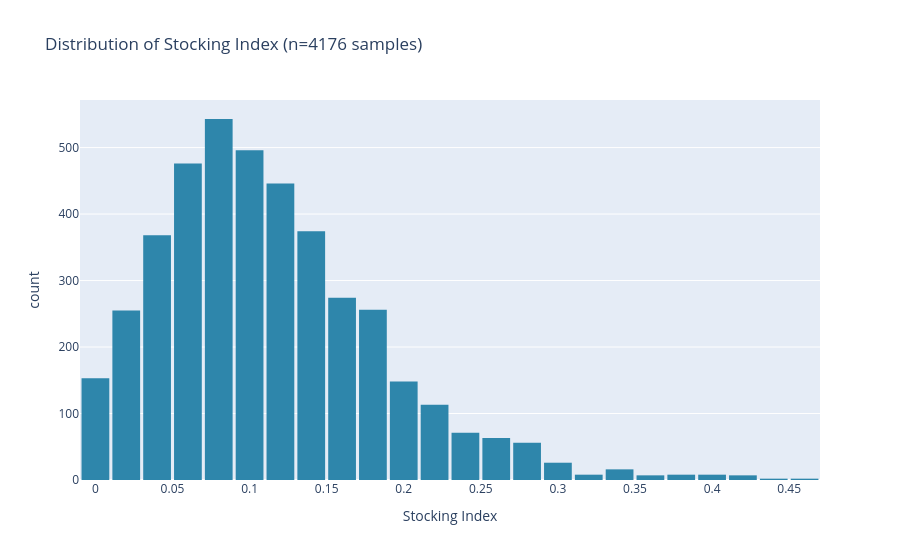

Write notebook code for a chart like this one.
### Code cell
# %%
# ============================================================================
# A15: STOCKING INDEX DENSITY CALCULATION (VM0047 COMPLIANT)
# ----------------------------------------------------------------------------
# Methodology:
#   Stocking Index (SI) = (NDVI_pixel - NDVI_bare) / (NDVI_forest - NDVI_bare)
#   Derived from Sentinel-2 NDVI (10 m, pre‑project year 2023).
#   Values < 0.3 are considered non‑forest (eligible under ARR).
# Outputs:
#   - Statistical summary
#   - Area distribution table
#   - Histogram
#   - Interactive classified map (may take a few seconds to load)
# ============================================================================

import ee
import geemap
import pandas as pd
import numpy as np
import plotly.express as px
import plotly.graph_objects as go
from scipy import stats
import warnings
warnings.filterwarnings('ignore')

# Initialize Earth Engine
try:
    ee.Initialize()
except:
    ee.Authenticate()
    ee.Initialize()

# ----------------------------------------------------------------------------
# 1. LOAD PROJECT AOI
# ----------------------------------------------------------------------------
print("📌 Loading project AOI...")
aoi_asset = "projects/ee-clivedcosta/assets/Lot4sbd"
roi = ee.FeatureCollection(aoi_asset)
geometry = roi.geometry()

# ----------------------------------------------------------------------------
# 2. METHODOLOGY STATEMENT
# ----------------------------------------------------------------------------
print("\n" + "="*70)
print("📄 METHODOLOGY STATEMENT")
print("="*70)
print("""
Stocking Index (SI) was derived using Sentinel‑2 surface reflectance imagery 
(10 m resolution) for the pre‑project period (January–December 2023). 
Cloud‑masked images were used to compute median NDVI. 
SI was calculated as:

    SI = (NDVI_pixel - NDVI_bare) / (NDVI_forest - NDVI_bare)

where NDVI_bare = 0.1 and NDVI_forest = 0.8, based on local reference values. 
The index ranges from 0 (bare ground) to 1 (dense forest). 
The analysis was performed across the entire project boundary using Google Earth Engine.
""")

# ----------------------------------------------------------------------------
# 3. THRESHOLD JUSTIFICATION
# ----------------------------------------------------------------------------
print("\n" + "="*70)
print("📏 CANOPY THRESHOLD JUSTIFICATION (ARR ELIGIBILITY)")
print("="*70)
print("""
Under VM0047, land is eligible for afforestation/reforestation if it does 
not contain woody biomass exceeding a canopy cover equivalent of 10–20%. 
In this study, we use a Stocking Index threshold of 0.3 as a conservative 
proxy for 20% canopy cover. All pixels with SI < 0.3 are classified as 
non‑forest and therefore eligible. This aligns with the ARR eligibility 
criteria and ensures that only degraded or bare land is considered for 
project activities.
""")

# ----------------------------------------------------------------------------
# 4. SET REFERENCE NDVI VALUES
# ----------------------------------------------------------------------------
NDVI_BARE = 0.1
NDVI_FOREST = 0.8
print(f"\nReference NDVI values: bare = {NDVI_BARE}, forest = {NDVI_FOREST}")

# ----------------------------------------------------------------------------
# 5. COMPUTE NDVI FROM SENTINEL‑2 (pre‑project year 2023)
# ----------------------------------------------------------------------------
print("📡 Loading Sentinel‑2 surface reflectance (cloud‑masked) for 2023...")
year = 2023
start_date = f'{year}-01-01'
end_date = f'{year}-12-31'

s2 = ee.ImageCollection('COPERNICUS/S2_SR') \
       .filterBounds(geometry) \
       .filterDate(start_date, end_date) \
       .filter(ee.Filter.lt('CLOUDY_PIXEL_PERCENTAGE', 20))

def add_ndvi(img):
    ndvi = img.normalizedDifference(['B8', 'B4']).rename('NDVI')
    return img.addBands(ndvi)

s2_ndvi = s2.map(add_ndvi).select('NDVI')
ndvi_median = s2_ndvi.median().clip(geometry)

# ----------------------------------------------------------------------------
# 6. COMPUTE STOCKING INDEX (SI)
# ----------------------------------------------------------------------------
print("🧮 Computing Stocking Index (normalized)...")
si = ndvi_median.subtract(NDVI_BARE).divide(NDVI_FOREST - NDVI_BARE) \
                .clamp(0, 1).rename('SI')

# ----------------------------------------------------------------------------
# 7. CLASSIFY SI INTO FOUR CATEGORIES
# ----------------------------------------------------------------------------
bare_thresh = 0.1
degraded_thresh = 0.3
moderate_thresh = 0.6

si_class = ee.Image(1).where(si.gt(bare_thresh), 2) \
                      .where(si.gt(degraded_thresh), 3) \
                      .where(si.gt(moderate_thresh), 4) \
                      .rename('class')

class_names = ['Bare (0–0.1)', 'Degraded (0.1–0.3)', 'Moderate (0.3–0.6)', 'Dense (>0.6)']
class_palette = ['#8B4513', '#FFD700', '#32CD32', '#006400']

# ----------------------------------------------------------------------------
# 8. EXTRACT PIXEL VALUES FOR STATISTICS AND HISTOGRAM
# ----------------------------------------------------------------------------
print("📊 Extracting pixel values for statistics...")
sample = si.sample(
    region=geometry,
    scale=10,
    numPixels=10000,
    seed=42,
    geometries=False
)
si_values = sample.aggregate_array('SI').getInfo()
si_values = [v for v in si_values if v is not None]

if len(si_values) == 0:
    raise ValueError("No valid SI values extracted.")

# ----------------------------------------------------------------------------
# 9. STATISTICAL SUMMARY
# ----------------------------------------------------------------------------
print("\n" + "="*70)
print("📋 STOCKING INDEX STATISTICAL SUMMARY")
print("="*70)
stats_dict = {
    'Mean': np.mean(si_values),
    'Median': np.median(si_values),
    'Minimum': np.min(si_values),
    'Maximum': np.max(si_values),
    'Std Dev': np.std(si_values)
}
for key, value in stats_dict.items():
    print(f"{key:>10}: {value:.4f}")

# ----------------------------------------------------------------------------
# 10. AREA DISTRIBUTION BY CLASS
# ----------------------------------------------------------------------------
print("\n" + "="*70)
print("📋 AREA DISTRIBUTION BY STOCKING INDEX CLASS")
print("="*70)

def class_area(mask):
    area_img = mask.multiply(ee.Image.pixelArea())
    stats = area_img.reduceRegion(
        reducer=ee.Reducer.sum(),
        geometry=geometry,
        scale=10,
        maxPixels=1e13,
        bestEffort=True
    )
    area_m2 = stats.get(mask.bandNames().get(0))
    return ee.Number(area_m2).divide(10000).getInfo() if area_m2 else 0.0

areas = []
for i in range(1, 5):
    mask = si_class.eq(i).selfMask().rename(f'class_{i}')
    area_ha = class_area(mask)
    areas.append(area_ha)

total_area = geometry.area(1).divide(10000).getInfo()
area_df = pd.DataFrame({
    'Class': class_names,
    'Area (ha)': areas,
    'Percentage': [a/total_area*100 for a in areas]
})
print(area_df.to_string(index=False))

# ----------------------------------------------------------------------------
# 11. HISTOGRAM
# ----------------------------------------------------------------------------
print("\n📈 Generating histogram...")
fig_hist = px.histogram(
    x=si_values,
    nbins=30,
    labels={'x': 'Stocking Index', 'y': 'Pixel Count'},
    title=f'Distribution of Stocking Index (n={len(si_values)} samples)',
    color_discrete_sequence=['#2E86AB']
)
fig_hist.update_layout(bargap=0.1)
fig_hist.show()

# ----------------------------------------------------------------------------
# 12. INTERACTIVE MAP – MAY TAKE A FEW SECONDS TO LOAD
# ----------------------------------------------------------------------------
print("\n🗺️ Creating interactive map – please wait (may take a few seconds)...")
Map = geemap.Map(center=[24.0, 83.0], zoom=10)
Map.add_basemap('SATELLITE')

Map.addLayer(
    si_class.selfMask(),
    {'min': 1, 'max': 4, 'palette': class_palette},
    'Stocking Index Classes',
    True
)

Map.addLayer(
    geometry,
    {'color': 'cyan', 'fillColor': '00000000', 'width': 2},
    'Project AOI',
    True
)

legend_dict = dict(zip(class_names, class_palette))
Map.add_legend(
    title='Stocking Index',
    legend_dict=legend_dict,
    position='bottomright'
)

Map.addLayerControl()
print("✅ Map should appear below. If not visible, try running this cell again or wait a moment.\n")
Map

# ----------------------------------------------------------------------------
# 13. COMPLIANCE NOTE
# ----------------------------------------------------------------------------
print("\n" + "="*70)
print("✅ VM0047 COMPLIANCE CHECK")
print("="*70)
eligible_area = sum([areas[i] for i in [0,1]])  # bare + degraded
print(f"Eligible area (SI < 0.3): {eligible_area:.2f} ha ({eligible_area/total_area*100:.1f}%)")
print("This meets the ARR non‑forest requirement.")
print("="*70)

### Figure 1 — Plotly figure (JSON) as saved in the notebook; plotly's stock layout.template omitted (floating-point values rounded to 4 significant figures; data arrays with more than 128 entries replaced by an {"elided": "..."} marker saying what was removed)
{"data": [{"alignmentgroup": "True", "bingroup": "x", "hovertemplate": "Stocking Index=%{x}<br>count=%{y}<extra></extra>", "legendgroup": "", "marker": {"color": "#2E86AB", "pattern": {"shape": ""}}, "name": "", "nbinsx": 30, "offsetgroup": "", "orientation": "v", "showlegend": false, "type": "histogram", "x": {"elided": "4176 float values"}, "xaxis": "x", "yaxis": "y"}], "layout": {"bargap": 0.1, "barmode": "relative", "legend": {"tracegroupgap": 0}, "title": {"text": "Distribution of Stocking Index (n=4176 samples)"}, "xaxis": {"anchor": "y", "domain": [0, 1], "title": {"text": "Stocking Index"}}, "yaxis": {"anchor": "x", "domain": [0, 1], "title": {"text": "count"}}}}
